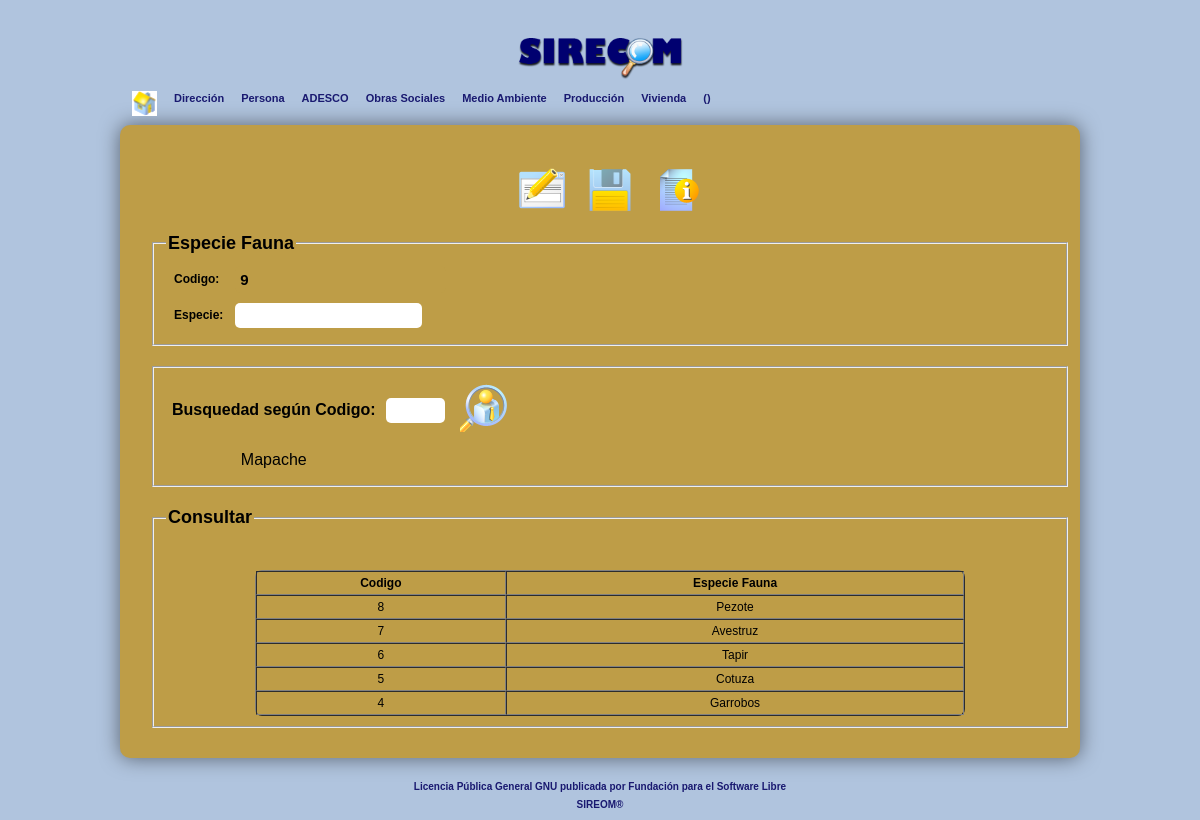
The app's page /adambiente/especiefauna.php?bu=1 with its own data.
### tables this page shows
CREATE TABLE IF NOT EXISTS `especiefauna` (
  `idespeciefauna` int(11) NOT NULL AUTO_INCREMENT,
  `nombre` varchar(60) DEFAULT NULL,
  PRIMARY KEY (`idespeciefauna`)
);

### libreria/dbdiagnostico.php (the view, shortened to what this page needs)
<?php
class dbdiagnostico
{
      public $server="localhost";
      public $dbuser="root";
      public $cn;
	  public $c="";
      public function __construct()
	  {
  		  $this->cn=$this->conectar();
	  }
      public function conectar()
	  {
		$cnx=mysql_connect($this->server,$this->dbuser,$this->c) or die (mysql_error());
		return $cnx;
      }
	public function consulta($consulta)
	  {
		$datos=mysql_query($consulta,$this->cn) or die(mysql_error());
		return $datos;
      }
}
class consultas extends dbdiagnostico
{
   public function buscarvalor($tabla,$campo,$condicion)
   {
   		$db=new dbdiagnostico();
		$this->datos=$db->consulta("select $campo from $tabla where $condicion");
		if (mysql_num_rows($this->datos)>0)
		{
			$r=mysql_result($this->datos,0,$campo);
		}
		else
		{
			$r=0;
		}
   		return $r;
   }
   public function consultar($tabla,$campos,$condicion,$estilo="cellspacing=0; cellpadding=1; font-size:12px; width:80%; margin-left:auto; margin-right:auto; text-align:center; border-radius:7px;")
      {
   		$db=new dbdiagnostico();
		$this->datos=$db->consulta("select $campos from $tabla where $condicion");
		if (mysql_num_rows($this->datos)>0)
		{
			$resul="<table border=1px; cellpadding=1px; cellspacing=0px; style=\"$estilo\"> <tr style=\"$estilo\">";
			for ($camp=0;$camp<mysql_num_fields($this->datos); $camp++)
			{
				$resul.="<th>". mysql_field_name($this->datos,$camp);
			}
			$resul.="</tr>";
			for($f=0;$f<mysql_num_rows($this->datos);$f++)
			{
				$resul.="<tr>";
				for ($camp=0;$camp<mysql_num_fields($this->datos); $camp++)
				{
					$resul.="<td>".mysql_result($this->datos,$f,$camp);
				}
				$resul.="</tr>";
			}
			$resul.="<br></table>";
		}
		else
		{
			$resul="<b>No hay datos en la tabla</b>";
		}
   		return $resul;
   }
 }
function newid($tabla,$campo)
{
	$b=new consultas();
	$x=$b->buscarvalor("$tabla","max($campo)"," 1 ");
	$x++;
	return $x;
}
function usuario()
{
	if ($_SESSION["nusuario"]!="0" )
	{
	   $a=$_SESSION["nusuario"] . "(".$_SESSION["tusuario"] .")";
	}
	else
	{
	   @header("location:/sidicom/index.php");
	}
    return $a;
}
?>

### adambiente/especiefauna.php (shortened to what this page needs)
<?php
include("../libreria/dbdiagnostico.php");
$uu=usuario();
?>
<!DOCTYPE html>
<html lang="es">
    <head>
        <link rel="stylesheet" href="../libreria/styles.css">
   </head>
<body>
<div id='todo'>
      <header>
            <hgroup>
                 <img width="170" src="../libreria/images/logo_sidicom.png" alt="SIDICOM">
            </hgroup>
 	 <div id="menu">
            <li><a href='../comunidad/comunidad.php'><img border="0" src='../libreria/images/home.png' width="25" height="25" title="Inicio"></a></li>
				<li><a href='#'>Direcci&oacute;n</a>
				</li>
				<li><a href='#'>Persona</a>
				</li>
				<li><a href='#'>ADESCO</a>
				</li>
				<li><a href='#'>Obras Sociales</a>
				</li>
				<li><a href='#'>Medio Ambiente</a>
				</li>
				<li><a href='#'>Producci&oacute;n</a>
				</li>
				<li><a href='#'>Vivienda</a>
				</li>
				<li><a href='#'><?php echo $uu; ?></a>
				</li>
       </div>
      </header>
	<section>
            <div id='infoprin'>
              <form id="formulario" method='POST'>
		<nav id="menu2">
                    <table id="otromenu">
			<td><input type=image src="../libreria/images/forms.png" id="nuevo" name="nuevo" value="modificar" title="Modificar" onclick="location.href='mfauna.php';"></td>
			<td><input type=image src='../libreria/images/save.png' id="nuevo" name="nuevo" value="guardar" title="Guardar"></td>
			<td><input type=image src='../libreria/images/info.png' id="nuevo" name="nuevo" value="ayuda" title="Ayuda" onclick="window.open (href='../libreria/ManualUsuario.pdf')"></td></tr>
                    </table>
		</nav>
		<fieldset>
                <legend>
                Especie Fauna
                </legend>
                 <table id="tabla">
				  <tr><td><label>Codigo:</label></td>
				  <td><input type="text" name="codigo" id="codigo" value="<?php echo newid('especiefauna','idespeciefauna'); ?>" readonly></td></tr>
				  <tr><td><label>Especie:</label></td>
				  <td><input type="text" name="nombre" value="" required="required" autofocus title='Eliga Medio Ambiente'></td></tr>
					 </table>
					</fieldset>
				</form>
						<section>
						<div id="formulario2">
						<fieldset>
						<form action="especiefauna.php" method="get">
						<table>
						<tr><td><b>Busquedad seg&uacute;n Codigo:</b></td><td><input type="text" name="bu" size="4" title="Digite Codigo"></td>
						<td><input type=image src="../libreria/images/vacancy.png" name="bu1"  id="bu1" value="buscar" title="Buscar"></td></tr>
						<tr><td>
			<?php
			if (isset($_GET['bu']))
			{
				$ii=$_GET['bu'];
				$b=new consultas();
				echo $b->buscarvalor("especiefauna","nombre","idespeciefauna='$ii'");
			}
			?>
					</td></tr>
						</table>
						</form>
						</fieldset>
						</div>
						</section>
					<section>
					<div id="formulario2">
					<fieldset>
						<legend>
					   Consultar
						</legend>
			<?php
			$con=new consultas();
			echo "<br>";
			echo $con->consultar("especiefauna","idespeciefauna as'Codigo',nombre as 'Especie Fauna'","idespeciefauna order by idespeciefauna desc limit 5");
			?>
							</fieldset>
			</div>
		</section>
         </div>
      </section>
			<footer id="footer" align="center">
			<br>
			<a href='../libreria/licencia.txt' target="_blank">
			Licencia P&uacute;blica General GNU publicada
			por Fundaci&oacute;n para el Software Libre
			<br>SIREOM&#174;</a>
			</footer>
    </div>
   </body>
</html>

### libreria/styles.css (style rules this page uses)
body { background-color: #B0C4DE; font-family: 'Helvetica',Arial; }
#todo { width: 960px; margin:0 auto; text-align: center; }
hgroup { padding-bottom: 5px; padding-top:30px; }
th,td,tr { padding:4px; }
#menu { list-style:none; width:auto; position:relative; display:block; height:36px; }
#menu li { float:left; display:block; position:relative; }
#menu li a { color:#191970; font-weight: bold; text-decoration:none; font-family:Helvetica, Arial, sans-serif; font-size:11px; line-height:1.3em; padding:2px 5px 10px 12px; display:block; }
#infoprin { width:auto; height:auto; background-color: #be9d47; color:black; margin:0 auto; border-radius:10px ; padding: 20px; box-shadow: 0px 0px 20px rgba(0,0,0,0.5); }
footer a:link { text-align: center; text-decoration: none; font-family: Arial; font-weight: bold; font-size:10px; color: #191970; }
#formulario { width: 100%; padding: 10px; }
#formulario2 { width: 100%; padding: 10px; }
legend { font-weight: bold; font-size: 18px; text-align: left; }
input { border: #be9d47; padding: 5px; border-radius: 5px; }
label { float: left; margin: 2px 2px 2px 2px; text-align: left; }
#codigo { font-weight: bold; font-size: 15px; background-color: #be9d47; border: #be9d47; }
#tabla { font-weight: bold; font-size: 12px; text-align: left; }
#menu2 { font-weight: bold; display: inline-block; color:#191970; cursor:pointer; }
#bu1 { width:48px; height: 48px; }
#nuevo { width:48px; height: 48px; }

### records on screen
especiefauna: nombre "Mapache"
especiefauna: idespeciefauna "8", nombre "Pezote"
especiefauna: idespeciefauna "7", nombre "Avestruz"
especiefauna: idespeciefauna "6", nombre "Tapir"
especiefauna: idespeciefauna "5", nombre "Cotuza"
especiefauna: idespeciefauna "4", nombre "Garrobos"

### other values on screen
$uu "()"
mysql_field_name($this->datos,$camp) "Codigo"
mysql_field_name($this->datos,$camp) "Especie Fauna"
